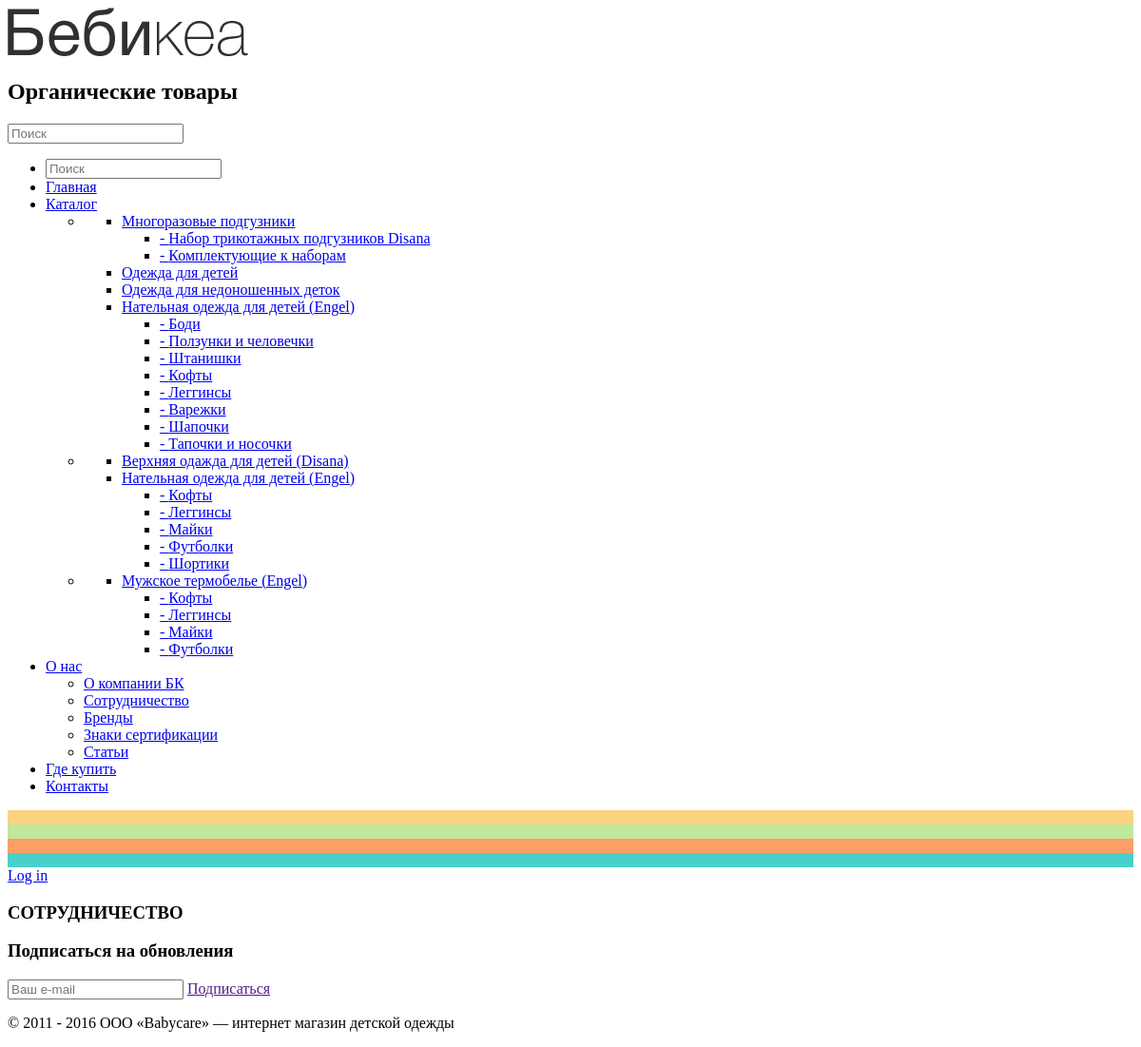
The page /cooperation/ on the database as committed earlier.
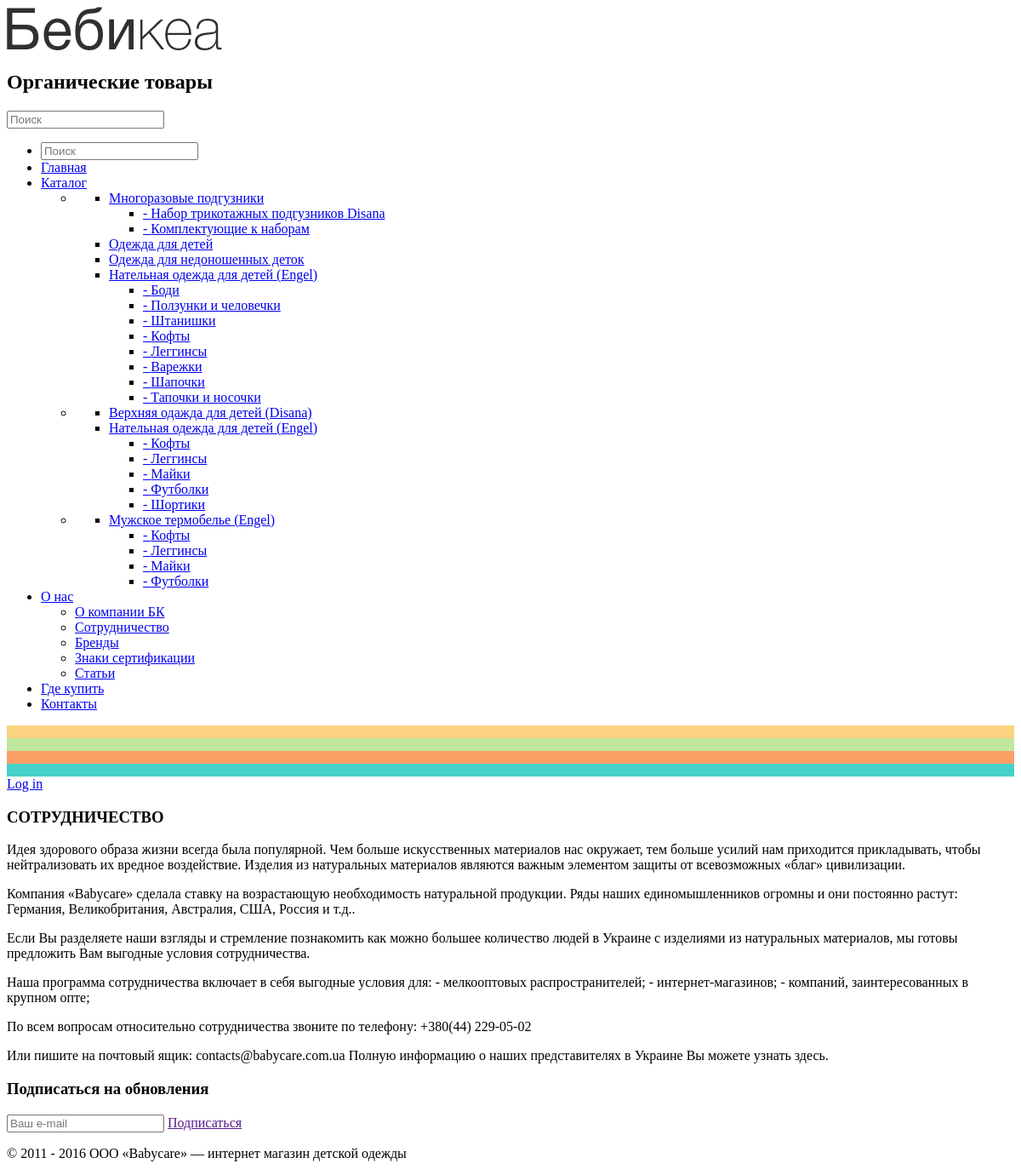
The same page on the database as committed later.
### chart/models.py (models this page shows, shortened)
class Cooperation(models.Model):
    paragraph = models.CharField(max_length=600, default='type')

### chart/views.py (the view)
# urls.py: url(r'^cooperation/$', views.cooperation_listing, name='cooperation'),
def cooperation_listing(request):
    queryset_list = Cooperation.objects.all()
    query = request.GET.get("q")
    if query:
        queryset_list = queryset_list.filter(
                Q(paragraph__icontains=query)
        ).distinct()
    paginator = Paginator(queryset_list, 10)  # Show 10 contacts per page
    page_request_var = "page"
    page = request.GET.get(page_request_var)
    try:
        queryset = paginator.page(page)
    except PageNotAnInteger:
        queryset = paginator.page(1)
    except EmptyPage:
        queryset = paginator.page(paginator.num_pages)
    context = {
        "object_list": queryset,
        "title": "Сотрудничество",
        "page_request_var": page_request_var,
    }
    return render(request, "chart/partials/cooperation.html", context)

### chart/templates/chart/partials/cooperation.html (shortened to what this page needs)
{% extends 'chart/base.html' %}
{% block content %}
    {% load staticfiles %}
    <div class="flex row sm-column">
        <div class="box-2">
            <div class="flex column left">
                <h3>{{ title|upper }}</h3>
            </div>
        </div>
    </div>
{% for object in object_list %}
    <div class="flex row sm-column">
        <div class="box-2">
            <div class="flex column left">
                <p>{{ object.paragraph }}</p>
            </div>
        </div>
    </div>
{% endfor %}
{% endblock %}

### chart/templates/chart/base.html (shortened to what this page needs)
{% load staticfiles compress%}
<!doctype html>
<html lang="en">
<head>
    {% compress css %}
        <link rel="stylesheet" type="text/x-scss" href="{%  static 'chart/css/styles.scss' %}">
    {% endcompress %}
</head>
<body>
{% include 'chart/templates/header.html' %}
{% include 'chart/templates/nav.html' %}
{% include 'chart/templates/authentication.html' %}
<section>
    {% block content %}
    {% endblock %}
</section>
{% include 'chart/templates/footer.html' %}
</body>
</html>

### chart/templates/chart/templates/header.html (shortened to what this page needs)
{% load staticfiles %}
<header class="flex row">
    <div class="box-3">
        <div class="flex column justify">
            <a href="{% url 'home' %}"><img src="{% static 'chart/img/brand.png' %}" width="253" height="51" alt="babycare"></a>
            <h2>Органические товары</h2>
        </div>
    </div>
    <div class="box-3 sm-hide">
        <form method="GET" action="">
            <input type="text" name="q" value="{{ request.GET.q }}" class="sm-hide" placeholder="Поиск">
        </form>
    </div>
</header>

### chart/templates/chart/templates/nav.html (shortened to what this page needs)
<nav>
    <ul class="flex row sm-column sm-dropdown">
        <li>
            <form method="GET" action="">
                <input type="text" name="q" value="{{ request.GET.q }}" class="sm-show" placeholder="Поиск">
            </form>
        </li>
        <li class="box-5"><a href="{% url 'home' %}">Главная</a></li>
        <li class="box-5">
            <a class="dropdown-toggle" href="#">Каталог</a>
            <ul class="flex row wrap sm-column dropdown">
                <li class="box-3">
                    <ul class="flex column">
                        <li class="box"><a class="dropdown-toggle title" href="#">Многоразовые подгузники</a>
                            <ul class="flex column sm-dropdown">
                                <li class="box"><a href="#"><span>- </span>Набор трикотажных подгузников Disana</a></li>
                                <li class="box"><a href="#"><span>- </span>Комплектующие к наборам</a></li>
                            </ul>
                        </li>
                        <li class="box"><a class="title" href="#">Одежда для детей</a></li>
                        <li class="box"><a class="title" href="#">Одежда для недоношенных деток</a></li>
                        <li class="box"><a class="dropdown-toggle title" href="#">Нательная одежда для детей (Engel)</a>
                            <ul class="flex column sm-dropdown">
                                <li class="box"><a href="#"><span>- </span>Боди</a></li>
                                <li class="box"><a href="#"><span>- </span>Ползунки и человечки</a></li>
                                <li class="box"><a href="#"><span>- </span>Штанишки</a></li>
                                <li class="box"><a href="#"><span>- </span>Кофты</a></li>
                                <li class="box"><a href="#"><span>- </span>Леггинсы</a></li>
                                <li class="box"><a href="#"><span>- </span>Варежки</a></li>
                                <li class="box"><a href="#"><span>- </span>Шапочки</a></li>
                                <li class="box"><a href="#"><span>- </span>Тапочки и носочки</a></li>
                            </ul>
                        </li>
                    </ul>
                </li>
                <li class="box-3">
                    <ul class="flex column">
                        <li class="box"><a class="title" href="#">Верхняя одажда для детей (Disana)</a></li>
                        <li class="box"><a class="dropdown-toggle title" href="#">Нательная одежда для детей (Engel)</a>
                            <ul class="flex column sm-dropdown">
                                <li class="box"><a href="#"><span>- </span>Кофты</a></li>
                                <li class="box"><a href="#"><span>- </span>Леггинсы</a></li>
                                <li class="box"><a href="#"><span>- </span>Майки</a></li>
                                <li class="box"><a href="#"><span>- </span>Футболки</a></li>
                                <li class="box"><a href="#"><span>- </span>Шортики</a></li>
                            </ul>
                        </li>
                    </ul>
                </li>
                <li class="box-3">
                    <ul class="flex column">
                        <li class="box"><a class="dropdown-toggle" href="#">Мужское термобелье (Engel)</a>
                            <ul class="flex column sm-dropdown">
                                <li class="box"><a href="#"><span>- </span>Кофты</a></li>
                                <li class="box"><a href="#"><span>- </span>Леггинсы</a></li>
                                <li class="box"><a href="#"><span>- </span>Майки</a></li>
                                <li class="box"><a href="#"><span>- </span>Футболки</a></li>
                            </ul>
                        </li>
                    </ul>
                </li>
            </ul>
        </li>
        <li class="box-5 about">
            <a class="dropdown-toggle" href="#">О нас</a>
            <ul class="flex column dropdown about">
                <li class="box"><a href="{% url 'about' %}">О компании БК</a></li>
                <li class="box"><a href="{% url 'cooperation' %}">Сотрудничество</a></li>
                <li class="box"><a href="{% url 'brands' %}">Бренды</a></li>
                <li class="box"><a href="{% url 'certificates' %}">Знаки сертификации</a></li>
                <li class="box"><a href="{% url 'article' %}">Статьи</a></li>
            </ul>
        </li>
        <li class="box-5"><a href="{% url 'map' %}">Где купить</a></li>
        <li class="box-5"><a href="{% url 'contact' %}">Контакты</a></li>
    </ul>
    <div class="divider"></div>
</nav>

### chart/templates/chart/templates/authentication.html (shortened to what this page needs)
{% if user.is_authenticated %}
    <p>logged as:</p><h6>{{ user }}</h6>
    <h6>{{ user.profile.bio }}</h6>
{% else %}
    <a href="/login/?next=/">Log in</a>
{% endif %}

### chart/templates/chart/templates/footer.html (shortened to what this page needs)
<footer class="flex row wrap sm-column">
    <div class="box-3">
        <h3>Подписаться на обновления</h3>
        <input type="text" title="followers" placeholder="Ваш e-mail">
        <a class="subscribe" href="">Подписаться</a>
    </div>
    <div class="box">
        <p>© 2011 - {% now " Y " %} ООО «Babycare» — интернет магазин детской одежды</p>
    </div>
</footer>

Rows that differ between the two databases and show on the page:
added Cooperation: paragraph "Идея здорового образа жизни всегда была популярной. Чем больше искусственных материалов нас окружает, тем больше усилий нам приходится прикладывать, чтобы нейтрализовать их вредное воздействие. Изделия из натуральных материалов являются важным элементом защиты от всевозможных «благ» цивилизации."
added Cooperation: paragraph "Компания «Babycare» сделала ставку на возрастающую необходимость натуральной продукции. Ряды наших единомышленников огромны и они постоянно растут: Германия, Великобритания, Австралия, США, Россия и т.д.."
added Cooperation: paragraph "Если Вы разделяете наши взгляды и стремление познакомить как можно большее количество людей в Украине с изделиями из натуральных материалов, мы готовы предложить Вам выгодные условия сотрудничества."
added Cooperation: paragraph "Наша программа сотрудничества включает в себя выгодные условия для: - мелкооптовых распространителей; - интернет-магазинов; - компаний, заинтересованных в крупном опте;"
added Cooperation: paragraph "По всем вопросам относительно сотрудничества звоните по телефону: +380(44) 229-05-02"
added Cooperation: paragraph "Или пишите на почтовый ящик: contacts@babycare.com.ua Полную информацию о наших представителях в Украине Вы можете узнать здесь."
